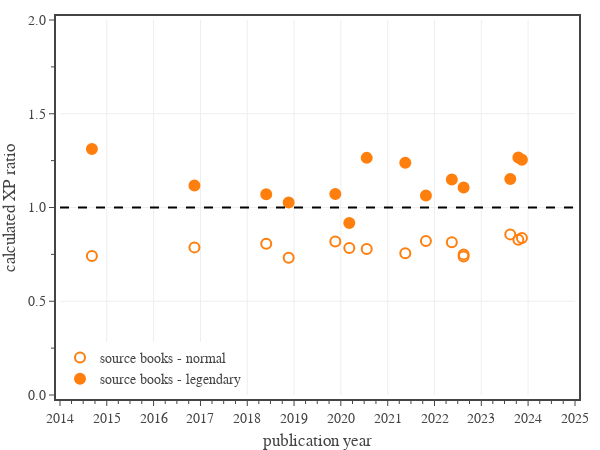

This figure's notebook cell:
### Code cell
# plot eXP ratio vs time. Split data by book type.
from datetime import date

groups = {
    'source books - normal': {
        'Legendary': ['N'],
        'marker': dict(
            size=10, 
            color='rgba(0,0,0,0.0)', 
            line=dict(color='#ff7f0e', width=2)
        )
    },
    'source books - legendary': {
        'Legendary': ['L','LL'],
        'marker': dict(
            size=10, 
            color='#ff7f0e', 
            line=dict(color='#ff7f0e', width=2)
        )
    }
}

# summarize the current dataset


group_columns = ['Date','group','Book']
date_range = [date(2014, 1, 1), date(2025, 1, 1)]

# plot results
fig = go.Figure(
    layout=go.Layout(
        template=tfb.FIG_TEMPLATE,
        hoverlabel=dict(
            bgcolor='white',
        ),
        xaxis=dict(
            title_text='publication year',
            range=date_range,
            dtick="M12",
            minor=dict(dtick="M3"),
        ),
        yaxis=dict(
            title_text='calculated XP ratio',
            range=[0, 2],
            tick0=0, dtick=0.5,
            tickformat='.1f',
            minor=dict(tick0=0, dtick=0.25),
        ),
        legend=dict(
            yanchor='bottom',  y=0.00,
            xanchor='left', x=0.00,
            orientation='v',
        ),
    )
)

for g in groups:
    group = groups[g]
    df1 = df0[df0['CR'].between(1,30) & df0['Legendary'].isin(group['Legendary']) & df0['Book Type'].isin(['Source'])]
    df1['group'] = df1.apply(lambda row: 'source books - normal' if row['Legendary'] == 'N' else 'source books - legendary', axis=1)
    df1 = df1[group_columns + ['eXP Ratio']]
    
    dfG = df1.groupby(group_columns, observed=False).size().to_frame('Total').reset_index()
    dfG['eXP Ratio Mean'] = df1.groupby(group_columns, observed=False).mean().reset_index()['eXP Ratio']
    dfG['eXP Ratio Std Dev'] = df1.groupby(group_columns, observed=False).std().reset_index()['eXP Ratio']
    dfG = dfG.sort_values(by=['Date'])
    dfG = dfG[dfG['Total'].ge(1)]
    
    fig.add_trace(go.Scatter(
        x=np.array(dfG['Date']), 
        y=dfG['eXP Ratio Mean'],
        mode='markers',
        name=g,
    ))

    fig.update_traces(
        selector=dict(name=g),
        customdata = np.stack((dfG['Book'], dfG['Total']), axis=-1),
        hovertemplate = '<b>%{customdata[0]}</b><br>'
            + 'Date: %{x}<br>'
            + 'XP ratio: %{y:.2f}<br>'
            + 'Monsters: %{customdata[1]:.0f}'
            + '<extra></extra>',
        marker=group['marker'],
    )

fig.add_trace(go.Scatter(
    x=date_range, 
    y=[1, 1],
    mode='lines', 
    line=dict(color='black', dash='dash'),
    showlegend=False,
    hoverinfo='skip'
))

# show figure
fig.update_layout(width=600, height=450)
fig.show(config=tfb.FIG_CONFIG)

# save figures
if SAVEFIGS:
    fig.update_layout(autosize=True, width=None, height=None)
    tfb.save_fig_html(fig, format='large', name='fig-exp-ratio-mean-vs-time-source-books-large', style='aspect-ratio: 600/500;')
    tfb.save_fig_html(fig, format='small', name='fig-exp-ratio-mean-vs-time-source-books-small', style='aspect-ratio: 600/550;')

### Figure 1 — Plotly figure (JSON) as saved in the notebook; plotly's stock layout.template omitted (floating-point values rounded to 4 significant figures)
{"data": [{"customdata": [["MM", 266], ["VGtM", 107], ["MToF", 97], ["GGtR", 47], ["ERftLW", 19], ["EGtW", 26], ["MOoT", 38], ["VRGtR", 26], ["FToD", 49], ["MPMotM", 203], ["SAiS:LoX", 1], ["SAiS:BAM", 53], ["BPGotG", 50], ["PAitM:MPP", 44], ["TBoMT", 16]], "hovertemplate": "<b>%{customdata[0]}</b><br>Date: %{x}<br>XP ratio: %{y:.2f}<br>Monsters: %{customdata[1]:.0f}<extra></extra>", "marker": {"color": "rgba(0,0,0,0.0)", "line": {"color": "#ff7f0e", "width": 2}, "size": 10}, "mode": "markers", "name": "source books - normal", "type": "scatter", "x": ["2014-09-07T00:00:00.000000000", "2016-11-15T00:00:00.000000000", "2018-05-29T00:00:00.000000000", "2018-11-20T00:00:00.000000000", "2019-11-19T00:00:00.000000000", "2020-03-07T00:00:00.000000000", "2020-07-21T00:00:00.000000000", "2021-05-18T00:00:00.000000000", "2021-10-26T00:00:00.000000000", "2022-05-16T00:00:00.000000000", "2022-08-16T00:00:00.000000000", "2022-08-16T00:00:00.000000000", "2023-08-15T00:00:00.000000000", "2023-10-17T00:00:00.000000000", "2023-11-14T00:00:00.000000000"], "y": [0.7412, 0.7873, 0.8064, 0.732, 0.8183, 0.7845, 0.7792, 0.7566, 0.8208, 0.8143, 0.75, 0.7388, 0.8566, 0.8284, 0.8371]}, {"customdata": [["MM", 39], ["VGtM", 5], ["MToF", 28], ["GGtR", 13], ["ERftLW", 8], ["EGtW", 3], ["MOoT", 7], ["VRGtR", 6], ["FToD", 51], ["MPMotM", 34], ["SAiS:BAM", 6], ["BPGotG", 20], ["PAitM:MPP", 12], ["TBoMT", 23]], "hovertemplate": "<b>%{customdata[0]}</b><br>Date: %{x}<br>XP ratio: %{y:.2f}<br>Monsters: %{customdata[1]:.0f}<extra></extra>", "marker": {"color": "#ff7f0e", "line": {"color": "#ff7f0e", "width": 2}, "size": 10}, "mode": "markers", "name": "source books - legendary", "type": "scatter", "x": ["2014-09-07T00:00:00.000000000", "2016-11-15T00:00:00.000000000", "2018-05-29T00:00:00.000000000", "2018-11-20T00:00:00.000000000", "2019-11-19T00:00:00.000000000", "2020-03-07T00:00:00.000000000", "2020-07-21T00:00:00.000000000", "2021-05-18T00:00:00.000000000", "2021-10-26T00:00:00.000000000", "2022-05-16T00:00:00.000000000", "2022-08-16T00:00:00.000000000", "2023-08-15T00:00:00.000000000", "2023-10-17T00:00:00.000000000", "2023-11-14T00:00:00.000000000"], "y": [1.313, 1.118, 1.071, 1.027, 1.072, 0.9172, 1.265, 1.238, 1.064, 1.149, 1.107, 1.152, 1.266, 1.255]}, {"hoverinfo": "skip", "line": {"color": "black", "dash": "dash"}, "mode": "lines", "showlegend": false, "type": "scatter", "x": ["2014-01-01", "2025-01-01"], "y": [1, 1]}], "layout": {"height": 450, "hoverlabel": {"bgcolor": "white"}, "legend": {"orientation": "v", "x": 0, "xanchor": "left", "y": 0, "yanchor": "bottom"}, "width": 600, "xaxis": {"dtick": "M12", "minor": {"dtick": "M3"}, "range": ["2014-01-01", "2025-01-01"], "title": {"text": "publication year"}}, "yaxis": {"dtick": 0.5, "minor": {"dtick": 0.25, "tick0": 0}, "range": [0, 2], "tick0": 0, "tickformat": ".1f", "title": {"text": "calculated XP ratio"}}}}
